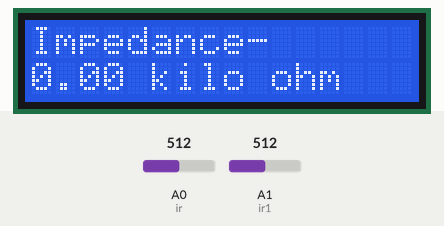
Recording of a sketch running on a simulated Arduino Uno, built with avr-gcc and run on an emulated ATmega328P. Parts: 16×2 character LCD. The inputs (shaded band) are chosen by the test bench; at power-on: A0 (ir) = 512, A1 (ir1) = 512. What the sketch prints to the serial monitor is not drawn.

Above: at 1.9 s.
2.0 s: A0 (ir) set to 716
At 3.0 s:
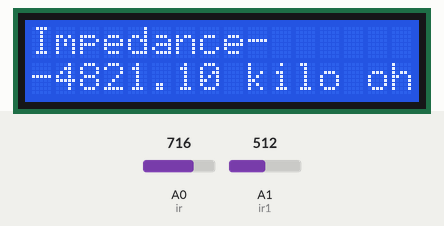
5.0 s: A1 (ir1) set to 716
At 6.1 s:
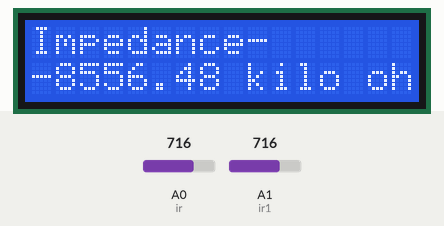
7.9 s: A0 (ir) set to 900
At 9.3 s:
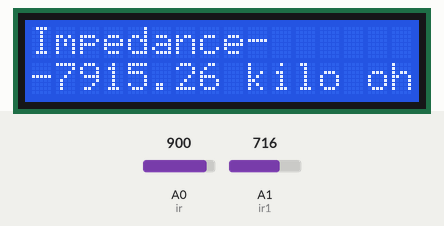
10.9 s: A1 (ir1) set to 900
At 12.4 s:
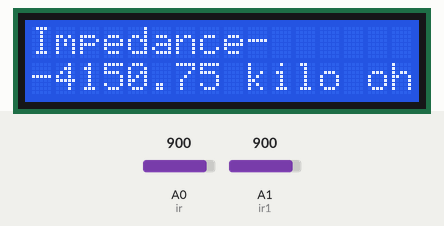
13.9 s: A0 (ir) set to 1010
At 16.6 s:
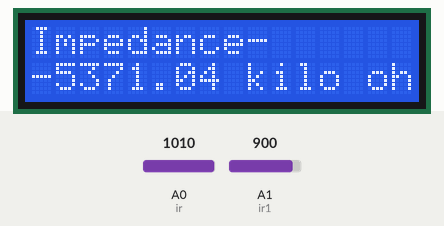
16.9 s: A1 (ir1) set to 1010
At 18.6 s:
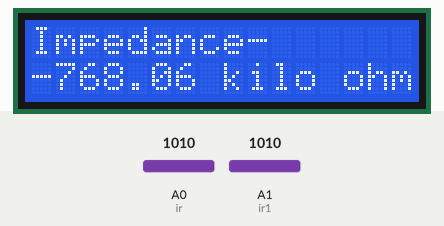
Timing chart, 0 to 20.1 s (numbered marks = the images above; inputs shaded):
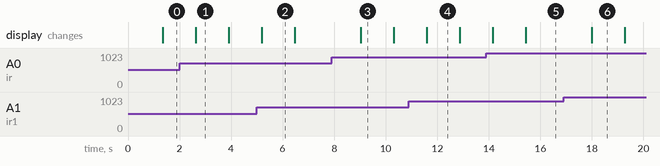

Measured:
- after the input at 2.0 s, the display: changes after 0.62 s (image 1)
- after the input at 5.0 s, the display: changes after 0.19 s (image 2)
- after the input at 7.9 s, the display: changes after 1.1 s (image 3)
- after the input at 10.9 s, the display: changes after 0.69 s (image 4)
- after the input at 13.9 s, the display: first changes after 0.26 s (image 5 shows a later state)
- after the input at 16.9 s, the display: changes after 1.1 s (image 6)
- what the display in image 1 shows lasts 1.3 s, from 2.6 s to 3.9 s

The sketch:

oncologer_code.ino
```cpp
int ir = A0;
int ir1 = A1;
float z;
#include <LiquidCrystal.h>
const int rs = 12, en = 11, d4 = 5, d5 = 4, d6 = 3, d7 = 2;
LiquidCrystal lcd(rs, en, d4, d5, d6, d7);
void setup() {
  // put your setup code here, to run once:
pinMode(ir,INPUT);
Serial.begin(9600);
lcd.begin(16, 2);
}

void loop() {


  for(int t=0;t<1000;t++){
   float ira = (48.828*(analogRead(ir)))-3;
   float ir1a = (48.828*(analogRead(ir1)))-3;
   float irb = ira/0.03;
   float ir1b = ir1a/0.03;
   float fin = ir1a-ira;
  // put your main code here, to run repeatedly:
      //Serial.println("ira");
  // Serial.println(ir);
      //Serial.println(irb);
      //Serial.println("ir1a");
   //Serial.println(ir1);
      //Serial.println(ir1b);
  z=z+fin;
  delay(1);
  }
  z=z/1000;
   Serial.println("impedence");
   Serial.println(z);
   lcd.setCursor(0, 0);
  // lcd.print(millis() / 1000);
  lcd.clear();
   lcd.print("Impedance-");
   lcd.setCursor(0, 1);
   lcd.print(z);
   lcd.print(" kilo ohm");
//delay(500);
z=0;

}
```
